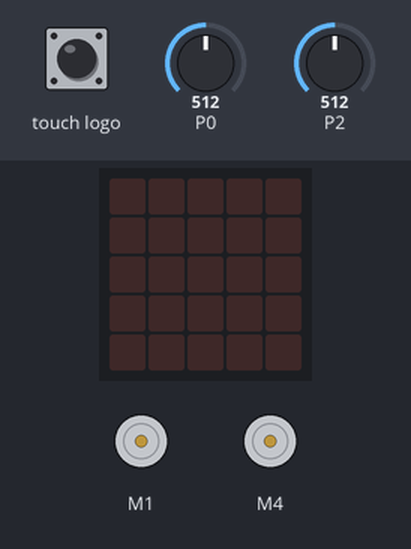
This program was run on a simulated BBC micro:bit (MakeCode). Shown: 2 × DC motor (green arrow = forward, orange = backward, longer = faster), the board's 5×5 LED display. The inputs (shaded band) are chosen by the test bench; at power-on: P0 = 512, P2 = 512 (analog values on the 0–1023 scale).

Above: at 1.2 s.
1.3 s: touch logo pressed for 0.15 s
At 1.86 s:
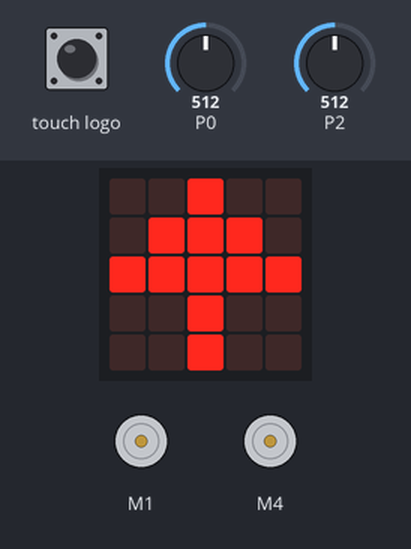
4.3 s: P0 set to 490
7.3 s: P0 set to 473
At 8.52 s:
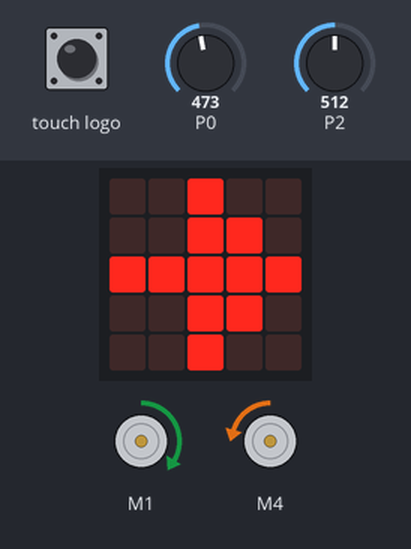
10.3 s: P0 set to 511
At 11.52 s:
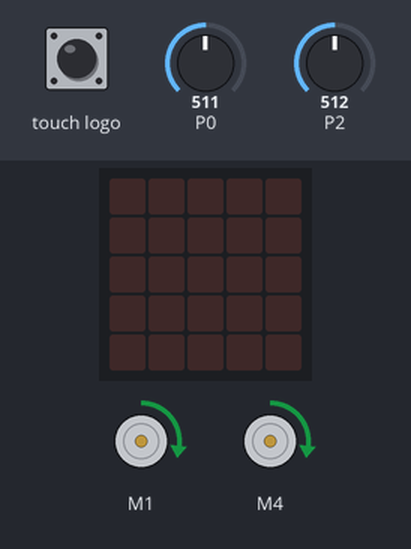
13.3 s: P2 set to 494
16.3 s: P2 set to 466
At 17.76 s:
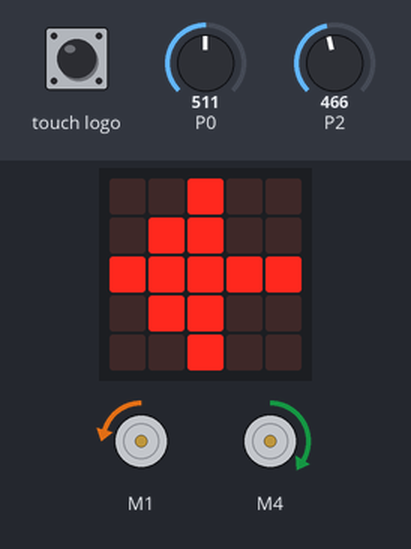
Timing chart, 0 to 19.3 s (numbered marks = the images above; inputs shaded):
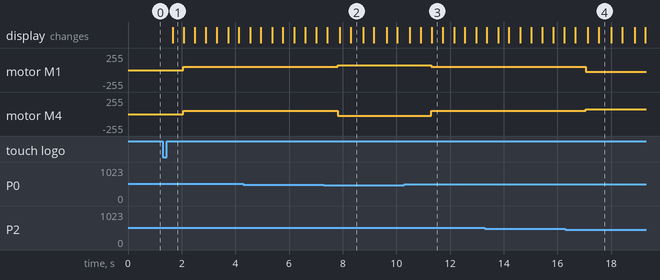

The program:

main.ts
```typescript
input.onLogoEvent(TouchButtonEvent.Pressed, function () {
    if (ligado == 0) {
        ligado = 1
    } else {
        ligado = 1
    }
})
let ligado = 0
let LCal = pins.analogReadPin(AnalogPin.P0)
let RCal = pins.analogReadPin(AnalogPin.P2)
ligado = 0
robotbit.MotorRun(robotbit.Motors.M1A, 0)
robotbit.MotorRun(robotbit.Motors.M2B, 0)
basic.forever(function () {
    basic.showLeds(`
        . . . . .
        . . . . .
        . . . . .
        . . . . .
        . . . . .
        `)
    if (ligado == 1) {
        if (pins.analogReadPin(AnalogPin.P0) <= LCal - 30) {
            basic.showLeds(`
                . . # . .
                . . # # .
                # # # # #
                . . # # .
                . . # . .
                `)
            robotbit.MotorRun(robotbit.Motors.M1A, 75)
            robotbit.MotorRun(robotbit.Motors.M2B, -25)
            basic.pause(50)
        } else if (pins.analogReadPin(AnalogPin.P2) <= RCal - 30) {
            basic.showLeds(`
                . . # . .
                . # # . .
                # # # # #
                . # # . .
                . . # . .
                `)
            robotbit.MotorRun(robotbit.Motors.M1A, -25)
            robotbit.MotorRun(robotbit.Motors.M2B, 75)
            basic.pause(50)
        } else {
            basic.showLeds(`
                . . # . .
                . # # # .
                # # # # #
                . . # . .
                . . # . .
                `)
            robotbit.MotorRun(robotbit.Motors.M1A, 50)
            robotbit.MotorRun(robotbit.Motors.M2B, 50)
        }
    }
})
```

test.ts
```typescript
// testes vão aqui; isto não será compilado quando este pacote for usado como uma extensão.
```

Measured:
- the behaviour switches between 483 and 482 on P0 (found by bisection; images 1 and 2)
- the behaviour switches between 483 and 482 on P2 (found by bisection; images 3 and 4)
- after the input at 1.3 s, motor M1, motor M4: stopped → forward 50/255 after 0.76 s; the display: changes after 0.36 s (image 1)
- after the input at 7.3 s, motor M1: forward 50/255 → forward 75/255 after 0.52 s; motor M4: forward 50/255 → backward 25/255 after 0.52 s; the display: changes after 0.12 s (image 2)
- after the input at 10.3 s, motor M1: forward 75/255 → forward 50/255 after 1.0 s; motor M4: backward 25/255 → forward 50/255 after 1.0 s; the display: first differs from a run without the input after 0.61 s (image 3 shows a later state)
- after the input at 16.3 s, motor M1: forward 50/255 → backward 25/255 after 0.76 s; motor M4: forward 50/255 → forward 75/255 after 0.76 s; the display: changes after 0.36 s (image 4)
- what the display in image 1 shows lasts 0.4 s, from 1.7 s to 2.1 s
